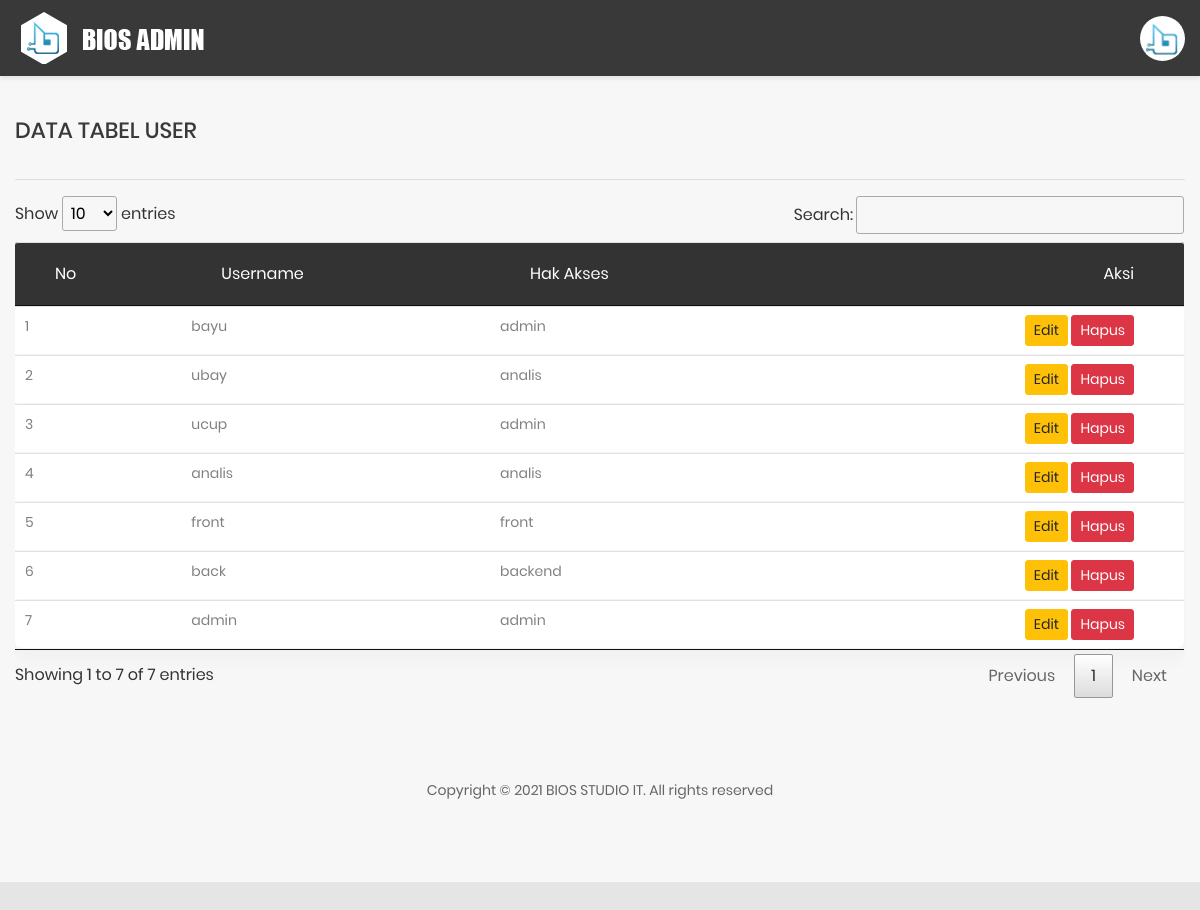
The app's page /user_page.php (signed in) with its own data.
### tables this page shows
CREATE TABLE `user` (
  `id` int(11) NOT NULL,
  `username` varchar(30) NOT NULL,
  `password` varchar(255) NOT NULL,
  `level` varchar(20) NOT NULL
);

### function.php (called while the page is built, shortened)
<?php
$conn = mysqli_connect("localhost", "root", "", "proms");
function query($query){
    global $conn;
    $result = mysqli_query($conn, $query);
    $rows = [];
    while( $row = mysqli_fetch_assoc($result)){
        $rows[] = $row;
    }
    return $rows;
}
?>

### user_page.php (the view, shortened to what this page needs)
<?php
require 'function.php';
$projek = query("SELECT * FROM user");
?>
<!DOCTYPE html>
<html lang="en">
<head>
    <link rel="stylesheet" href="datatables/jquery.dataTables.min.css">
    <link href="main/css/font-face.css" rel="stylesheet" media="all">
    <link href="main/vendor/font-awesome-4.7/css/font-awesome.min.css" rel="stylesheet" media="all">
    <link href="main/vendor/font-awesome-5/css/fontawesome-all.min.css" rel="stylesheet" media="all">
    <link href="main/vendor/mdi-font/css/material-design-iconic-font.min.css" rel="stylesheet" media="all">
    <link href="main/vendor/bootstrap-4.1/bootstrap.min.css" rel="stylesheet" media="all">
    <link href="main/vendor/animsition/animsition.min.css" rel="stylesheet" media="all">
    <link href="main/vendor/bootstrap-progressbar/bootstrap-progressbar-3.3.4.min.css" rel="stylesheet" media="all">
    <link href="main/vendor/wow/animate.css" rel="stylesheet" media="all">
    <link href="main/vendor/css-hamburgers/hamburgers.min.css" rel="stylesheet" media="all">
    <link href="main/vendor/slick/slick.css" rel="stylesheet" media="all">
    <link href="main/vendor/select2/select2.min.css" rel="stylesheet" media="all">
    <link href="main/vendor/perfect-scrollbar/perfect-scrollbar.css" rel="stylesheet" media="all">
    <link href="main/css/theme.css" rel="stylesheet" media="all">
</head>
<body class="animsition">
    <div class="page-wrapper">
        <header class="header-desktop3 d-none d-lg-block">
            <div class="section__content section__content--p35">
                <div class="header3-wrap">
                    <div class="header__logo">
                        <a href="admin_page.php">
                            <img src="main/images/logo-white.png" alt="CoolAdmin" />
                        </a>
                    </div>
                    <div class="header__tool">
                        <div class="account-wrap">
                            <div class="account-item account-item--style2 clearfix js-item-menu">
                                <div class="image">
                                    <img src="main/images/avatar-01.jpg" alt="Bios Studio" />
                                </div>
                            </div>
                        </div>
                    </div>
                </div>
            </div>
        </header>
        <div class="page-content--bgf7">
            <section class="statistic-chart">
            </section>
            <section class="p-t-20">
                <div class="container">
                    <div class="row">
                        <div class="col-md-12">
                            <h3 class="title-5 m-b-35">DATA TABEL USER</h3><HR>
                            <div class="table-responsive table-responsive-data3">
                                <table class="table table-data3" id="example" class="display">
                                    <thead>
                                        <tr>
                                            <th>No</th>
                                            <th>Username</th>
                                            <th>Hak Akses</th>
                                            <th>Aksi</th>
                                        </tr>
                                    </thead>
                                    <tbody>
                                    <?php $i = 1; ?>
                                    <?php foreach( $projek as $row ) : ?>
                                        <tr class="tr-shadow">
                                            <td><?= $i ?></td>
                                            <td><?= $row["username"]; ?></td>
                                            <td><?= $row["level"]; ?></td>
                                            <td>
                                                <a href="edit_user.php?id=<?= $row["id"]; ?>"> <button type="button" class="btn btn-warning btn-sm">Edit</button>
                                            </a>
                                                <a href="hapus_user.php?id=<?= $row["id"]; ?>" onclick="return confirm('Yakin?');"> <button type="button" class="btn btn-danger btn-sm">Hapus</button></a>
                                            </td>
                                        </tr>
                                        <?php $i++; ?>
                                <?php endforeach; ?>
                                    </tbody>
                                </table>
                            </div>
                        </div>
                    </div>
                </div>
            </section>
            <section class="p-t-60 p-b-20">
                <div class="container">
                    <div class="row">
                        <div class="col-md-12">
                            <div class="copyright">
                                <p>Copyright © 2021 BIOS STUDIO IT. All rights reserved</p>
                            </div>
                        </div>
                    </div>
                </div>
            </section>
        </div>
    </div>
</body>
</html>

### records on screen
user: username "bayu", level "admin"
user: username "ubay", level "analis"
user: username "ucup", level "admin"
user: username "analis", level "analis"
user: username "front", level "front"
user: username "back", level "backend"
user: username "admin", level "admin"
